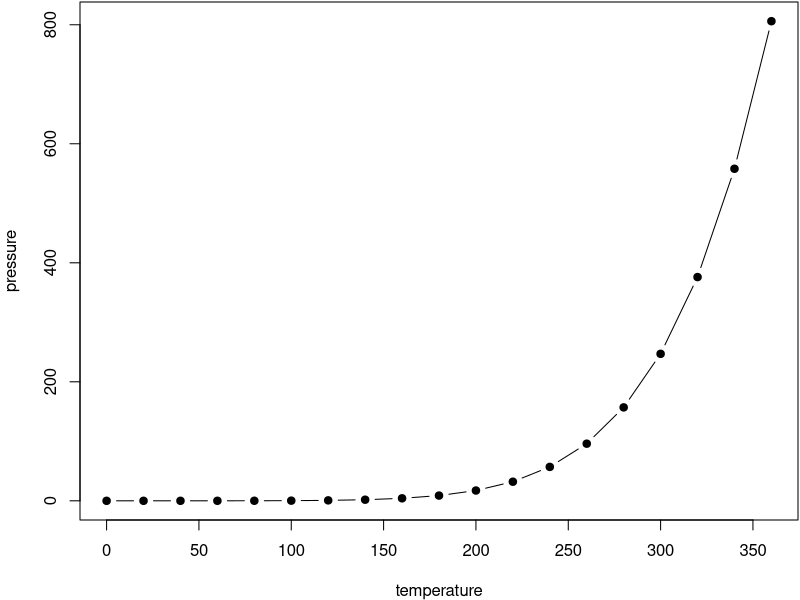
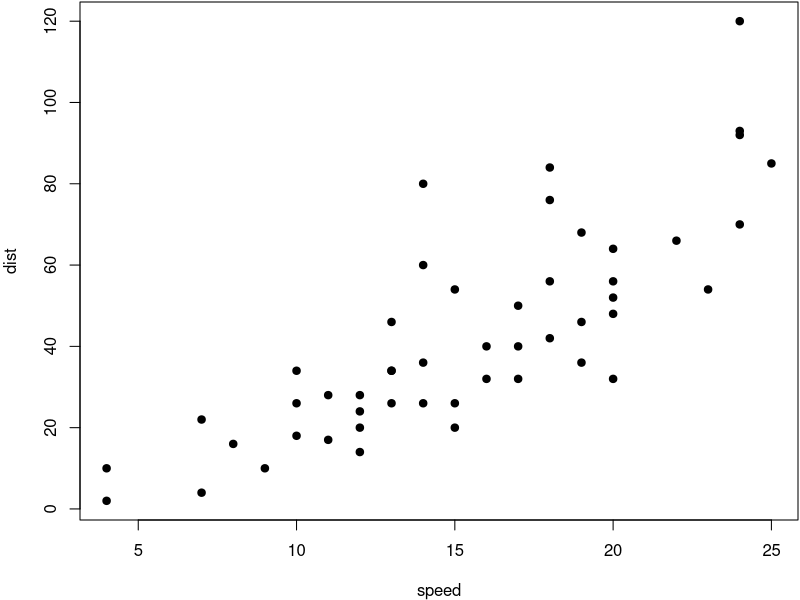
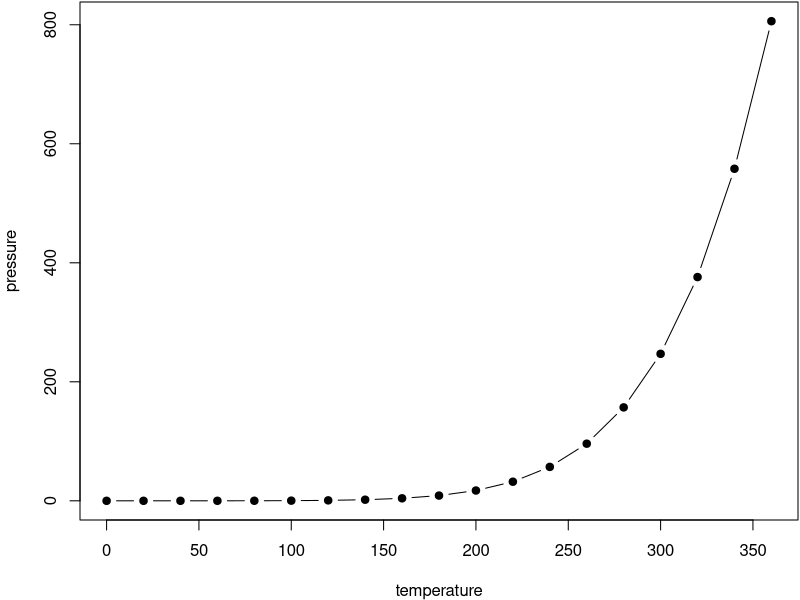
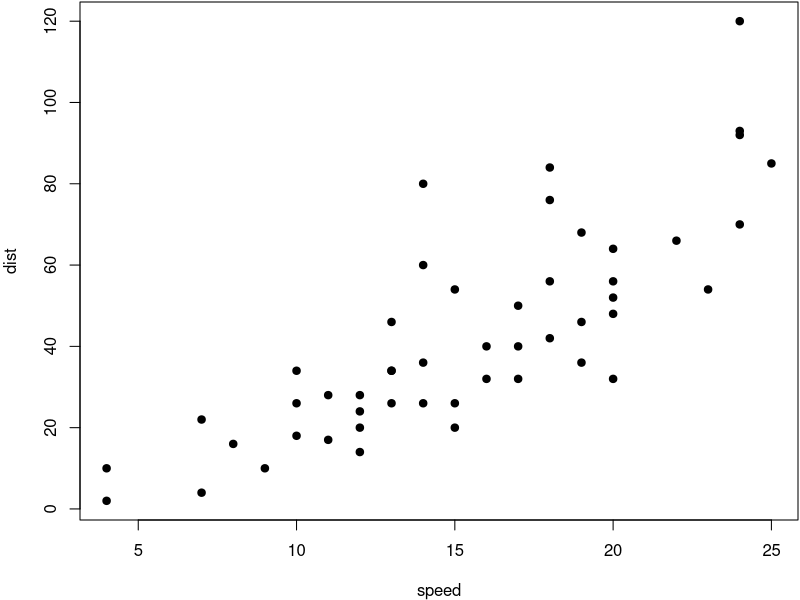

R code for these plots, in order: (Note: this script raises an error after producing the figures.)
## ---- chunk 1
knitr::opts_chunk$set(echo = T, message=F, warning=F, error=F,
                      comment=NA, cache=F, fig.align='center', out.width='75%', fig.asp=.75)
## ---- chunk 2
par(mar = c(4, 4, .1, .1))
plot(pressure, pch = 19, type = 'b')
## ---- chunk 3
par(mar = c(4, 4, .1, .1))
plot(cars, pch = 19)
## ---- chunk 4
par(mar = c(4, 4, .1, .1))
plot(pressure, pch = 19, type = 'b')
plot(cars, pch = 19)
## ---- chunk 5
knitr::include_graphics('images/run.jpg')
## ---- chunk 6
library(ggplot2)
p <- ggplot(data = mpg, mapping = aes(x = cty, y = hwy))
p + geom_point()
## ---- chunk 7
p <- ggplot(mpg, aes(x = cty, y = hwy, colour = factor(year)))
p + geom_point()
## ---- chunk 8
p + geom_point() + stat_smooth()
## ---- chunk 9
p + geom_point(aes(colour = factor(year), size = displ)) + 
  stat_smooth()   # 排量越大，点越大
## ---- chunk 10
p + geom_point(aes(colour = factor(year),
                   size = displ), alpha = 0.5) +
  stat_smooth() + scale_size_continuous(range = c(4, 10))
## ---- chunk 11
p + geom_point(aes(colour = class, size = displ), alpha = 0.5) +
  stat_smooth() + scale_size_continuous(range = c(4, 10)) +
  facet_wrap(~ year, ncol = 1)
## ---- chunk 12
p + geom_point(aes(colour = class, size = displ), alpha=0.5) +
  stat_smooth() + scale_size_continuous(range = c(4, 10)) +
  facet_wrap(~ year,ncol = 1) +
  labs(y = '每加仑高速公路行驶距离', x = '每加仑城市公路行驶距离',
       title = '汽车油耗与型号', size = '排量', colour = '车型') +
  theme(text = element_text(family = "STHeiti"),
        plot.title = element_text(hjust = 0.5))
## ---- chunk 13
knitr::kable(
  head(mtcars[, 1:8], 10), booktabs = TRUE,
  caption = 'A table of the first 10 rows of the mtcars data.'
)
## ---- chunk 14
knitr::kable(
  list(
    head(iris[, 1:2], 3),
    head(mtcars[, 1:3], 5)
  ),
  caption = 'A Tale of Two Tables.', booktabs = TRUE
)
## ---- chunk 15
knitr::kable(
  iris[1:5, ], longtable = TRUE, booktabs = TRUE,
  caption = 'A table generated by the longtable package.'
)
## ---- chunk 16
# the second argument can be a .bib file
knitr::write_bib(c('knitr','bookdown'), '', width = 60)
